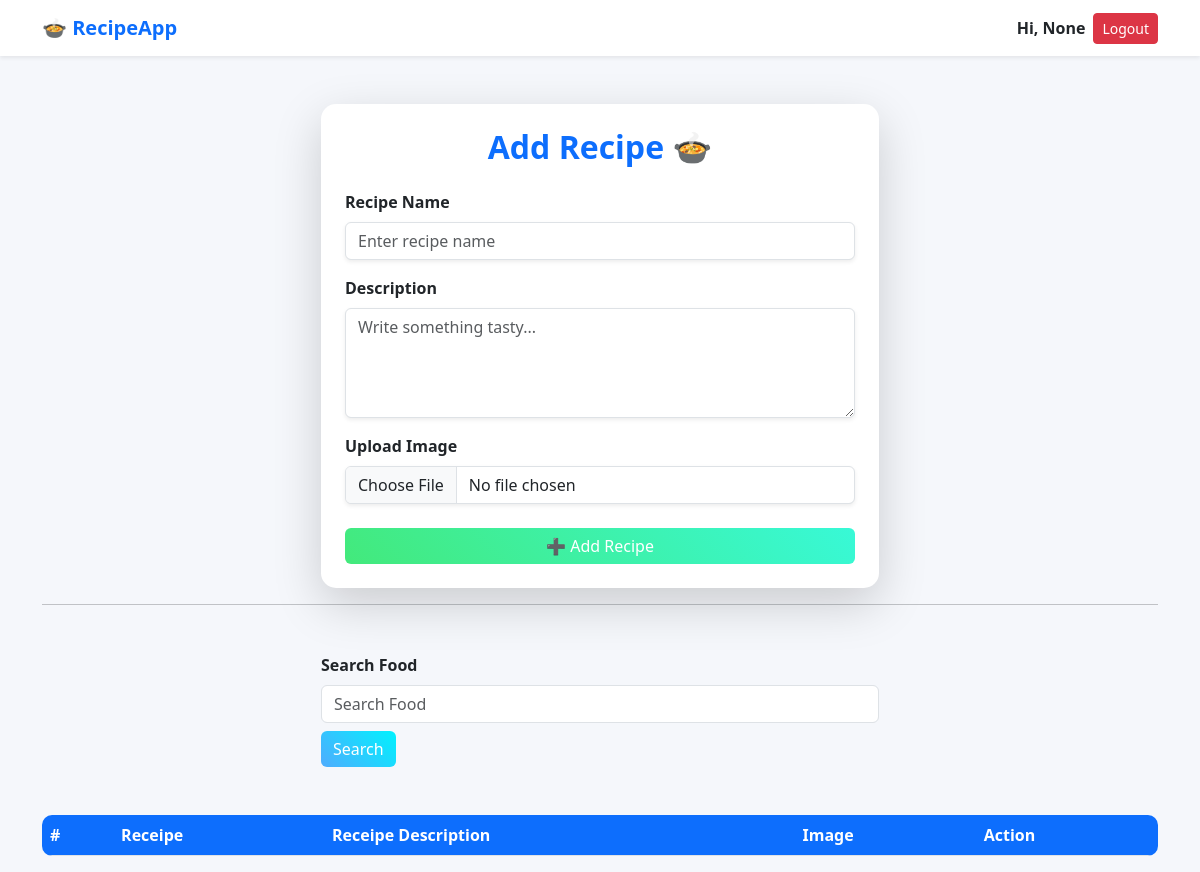
The page /receipes/ (signed in) on the database as committed earlier.
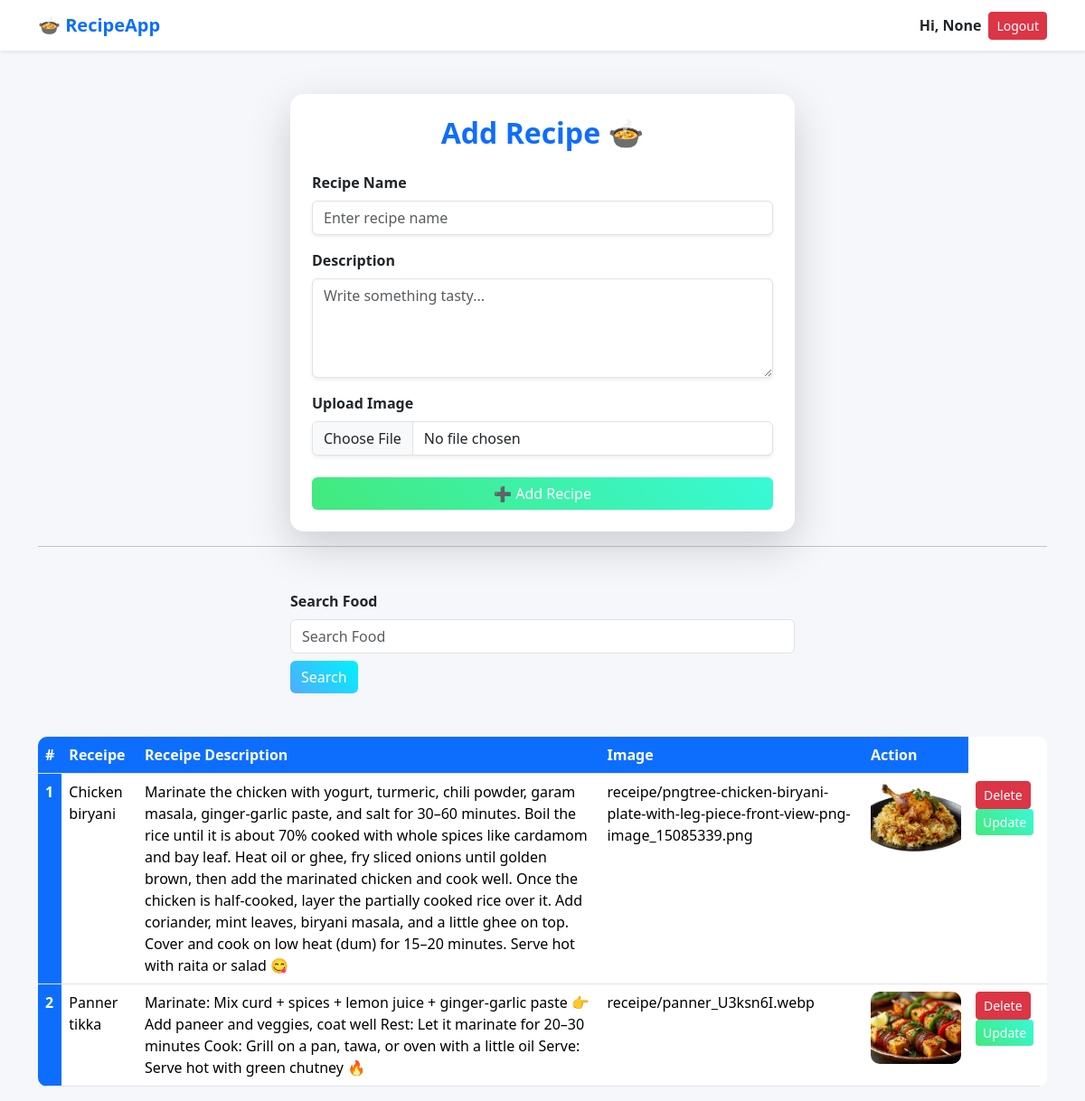
The same page on the database as committed later.
### accounts/models.py (models this page shows)
class CustomerUser(AbstractUser):
    username=None
    phone_number=models.CharField(max_length=100, unique=True)
    email=models.EmailField(unique=True)
    user_bio=models.CharField(max_length=50)
    user_profile_image=models.ImageField(upload_to="profile")
    USERNAME_FIELD='phone_number'
    REQUIRED_FIELDS=['email']
    objects=UserManager()

### vege/models.py (models this page shows)
class Receipe(models.Model):
    user= models.ForeignKey(User, on_delete=models.SET_NULL, null=True, blank=True)
    receipe_name=models.CharField(max_length=100)
    receipe_description=models.TextField()
    receipe_image=models.ImageField(upload_to="receipe")
    receipe_view_count=models.IntegerField(default=1)

### vege/views.py (the view, shortened to what this page needs)
# urls.py: path('receipes/', receipes, name="receipes"),
@login_required(login_url='/login/')
def receipes(request):
    queryset=Receipe.objects.all()  #all receipe data come
    if request.GET.get('search'):
       queryset=queryset.filter(receipe_name__icontains=request.GET.get('search'))
    context={'receipes': queryset}
    return render(request, 'receipes.html', context)

### vege/templates/receipes.html (shortened to what this page needs)
{% extends "base.html" %}
{% block start %}
<div class="container mt-5">
    <form method="POST" enctype="multipart/form-data" class="col-6 mx-auto card p-4 shadow-lg">
    <h2 class="text-center mb-4 text-primary fw-bold">Add Recipe 🍲</h2>
    <div class="mb-3">
        <label class="form-label fw-semibold">Recipe Name</label>
        <input type="text" name="receipe_name" required
               class="form-control shadow-sm"
               placeholder="Enter recipe name">
    </div>
    <div class="mb-3">
        <label class="form-label fw-semibold">Description</label>
        <textarea name="receipe_description" required
                  class="form-control shadow-sm" rows="4"
                  placeholder="Write something tasty..."></textarea>
    </div>
    <div class="mb-3">
        <label class="form-label fw-semibold">Upload Image</label>
        <input type="file" name="receipe_image"
               class="form-control shadow-sm">
    </div>
    <button type="submit" class="btn btn-success w-100 mt-2">
        ➕ Add Recipe
    </button>
</form>
   <hr>
  <div class="mt-5">
    <div class="mx-auto col-6">
<form method="GET">
    <div class="mb-3">
        <label class="form-label fw-bold">Search Food</label>
        <input type="text"
               name="search"
               value="{{ request.GET.search }}"
               placeholder="Search Food"
               class="form-control">
        <button type="submit" class="btn btn-primary mt-2">Search</button>
    </div>
</form>
    </div>
  </div>
    <table class="table mt-5">
  <thead>
    <tr>
      <th scope="col">#</th>
      <th scope="col">Receipe</th>
      <th scope="col">Receipe Description</th>
      <th scope="col">Image</th>
      <th scope="col">Action</th>
    </tr>
  </thead>
  <tbody>
     {% for receipe in receipes %}
    <tr>
      <th scope="row">{{forloop.counter}}</th>
      <td>{{receipe.receipe_name}}</td>
      <td>{{receipe.receipe_description}}</td>
      <td>{{receipe.receipe_image}} </td>
      <td>
  <img src="{{ receipe.receipe_image.url }}"
       height="80" width="100"
       style="object-fit: cover;">
</td>
  <td>
   <a href="/delete-receipe/{{receipe.id}}/" class="btn btn-danger btn-sm">Delete</a>
<a href="/update-receipe/{{receipe.id}}/" class="btn btn-success btn-sm">Update</a>
    </td>
    </tr>
    {%endfor %}
  </tbody>
</table>
</div>
{% endblock %}

### home/templates/base.html (shortened to what this page needs)
<!DOCTYPE html>
<html lang="en">
<head>
    {% load static %}
    <link href="https://cdn.jsdelivr.net/npm/bootstrap@5.3.8/dist/css/bootstrap.min.css" rel="stylesheet">
<link rel="stylesheet" href="{% static 'css/style.css' %}">
</head>
<body>
  <nav class="navbar navbar-expand-lg bg-white shadow-sm">
  <div class="container">
    <a class="navbar-brand fw-bold text-primary">🍲 RecipeApp</a>
    <div class="d-flex align-items-center gap-2">
      {% if request.user.is_authenticated %}
        <span class="fw-semibold">Hi, {{ request.user.username }}</span>
        <a href="/logout/" class="btn btn-danger btn-sm">Logout</a>
      {% else %}
        <a href="/login/" class="btn btn-primary btn-sm">Login</a>
      {% endif %}
    </div>
  </div>
</nav>
    {% block start %}
    {% endblock %}
</body>
</html>

### vege/static/css/style.css (style rules this page uses)
body { background-color: pink; }
body { background-color: #f5f7fb; font-family: 'Segoe UI', sans-serif; }
.card { border: none; border-radius: 15px; box-shadow: 0 8px 20px rgba(0,0,0,0.08); transition: 0.3s; }
.btn-primary { background: linear-gradient(45deg, #4facfe, #00f2fe); border: none; }
.btn-success { background: linear-gradient(45deg, #43e97b, #38f9d7); border: none; }
.table { background: white; border-radius: 10px; overflow: hidden; }
.table th { background-color: #0d6efd; color: white; }
img { border-radius: 10px; }

Rows that differ between the two databases and show on the page:
added Receipe: receipe_name "Chicken biryani", receipe_description "Marinate the chicken with yogurt, turmeric, chili powder, garam masala, ginger-garlic paste, and salt for 30–60 minutes. Boil the rice until it is about 70% cooked with whole spices like cardamom and bay leaf. Heat oil or ghee, fry sliced onions until golden brown, then add the marinated chicken and cook well. Once the chicken is half-cooked, layer the partially cooked rice over it. Add coriander, mint leaves, biryani masala, and a little ghee on top. Cover and cook on low heat (dum) for 15–20 minutes. Serve hot with raita or salad 😋", receipe_image "receipe/pngtree-chicken-biryani-plate-with-leg-piece-front-view-png-image_15085339.png", receipe_image (picture)
added Receipe: receipe_name "Panner tikka", receipe_description "Marinate: Mix curd + spices + lemon juice + ginger-garlic paste 👉 Add paneer and veggies, coat well Rest: Let it marinate for 20–30 minutes Cook: Grill on a pan, tawa, or oven with a little oil Serve: Serve hot with green chutney 🔥", receipe_image "receipe/panner_U3ksn6I.webp", receipe_image (picture)
